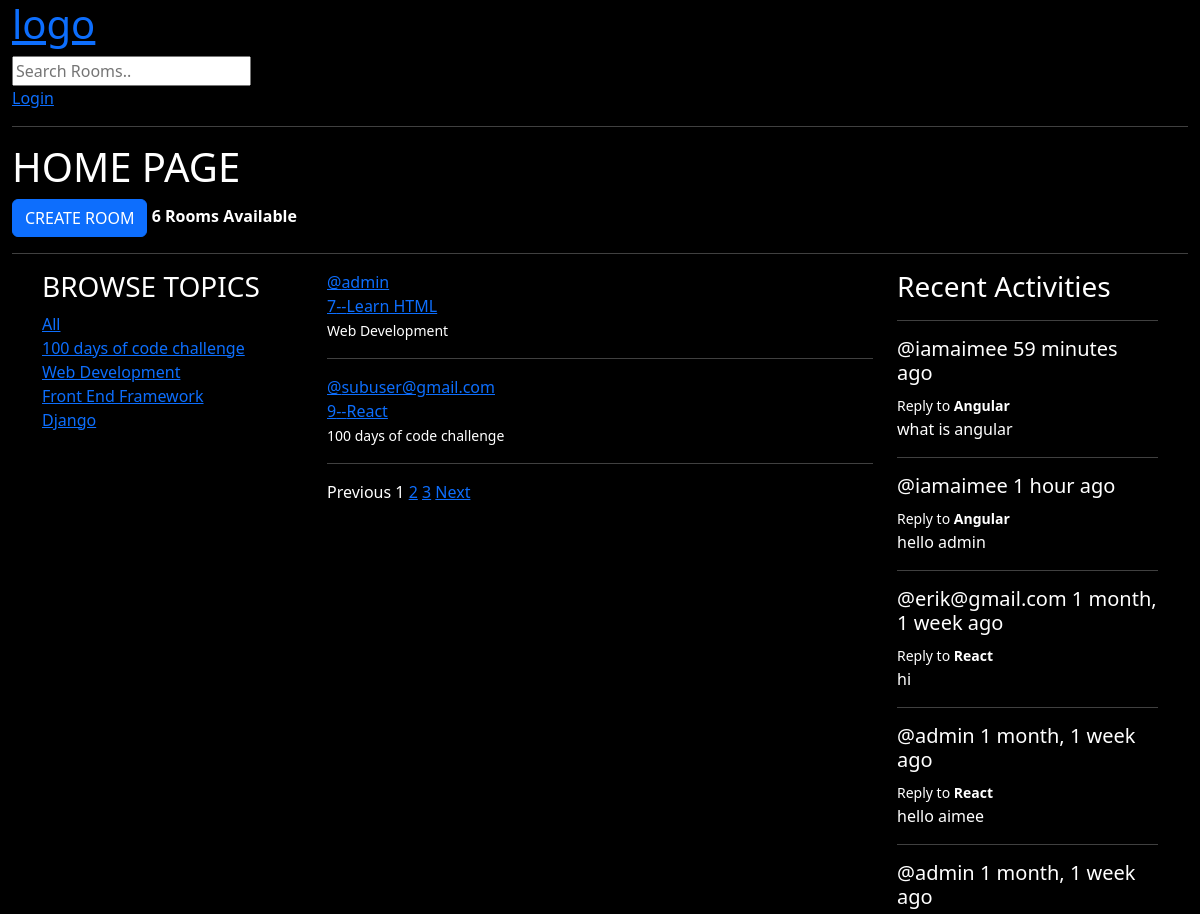
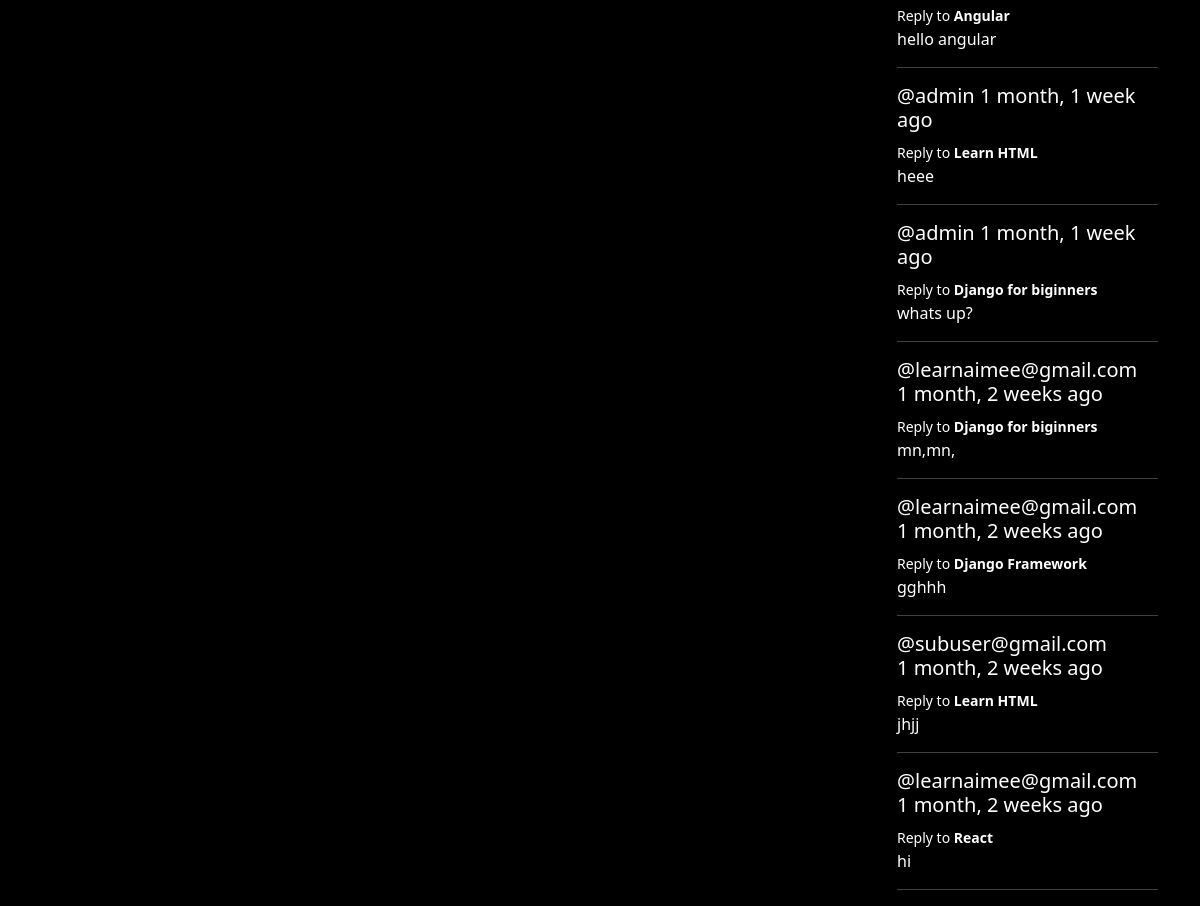
The page / on the database its author committed (2 pictures, top to bottom).
### base/models.py (models this page shows, shortened)
class Topic(models.Model):
    name = models.CharField(max_length=200)

class Room(models.Model):
    host= models.ForeignKey(User,on_delete=models.SET_NULL,null=True)
    topic = models.ForeignKey(Topic,on_delete=models.SET_NULL,null=True)
    name = models.CharField(max_length=200)
    description = models.TextField(null=True,blank=True)
    participants=models.ManyToManyField(User,related_name='participants',blank=True)
    updated= models.DateTimeField(auto_now=True)    # every save
    created =models.DateTimeField(auto_now_add=True)# first save
    class Meta:
        ordering =["-updated","-created"]
    def __str__(self):
        return self.name

class Messages(models.Model):
    user = models.ForeignKey(User,on_delete=models.CASCADE)
    room = models.ForeignKey(Room,on_delete=models.CASCADE)
    body =models.TextField()
    updated = models.DateTimeField(auto_now=True)  # every save
    created = models.DateTimeField(auto_now_add=True)  # first save

### base/views.py (the view)
# urls.py: path('',views.home,name="home"),
def home(request):
    q=request.GET.get('q') if request.GET.get('q')!=None else ''
    rooms = Room.objects.filter(
        Q(topic__name__icontains=q) |
        Q(name__icontains=q) |
        Q(description__icontains=q)
    )
    paginator = Paginator(rooms, 2)  # posts per page
    page = request.GET.get('page')
    try:
        queryset = paginator.page(page)
    except PageNotAnInteger:
        queryset = paginator.page(1)
    except EmptyPage:
        queryset = paginator.page(paginator.num_pages)
    topics =Topic.objects.all()
    room_count = rooms.count()
    room_msgs = Messages.objects.filter(Q(room__topic__name__icontains=q)).order_by('-created')
    context = {'rooms':queryset,'topics':topics,'room_count':room_count,'room_msgs':room_msgs}
    return render(request,"./base/home.html",context)

### templates/base/home.html
{% extends '../main.html' %}
{% block content %}
<div class="container-fluid">
  <h1>HOME PAGE</h1>
    <a  class="btn btn-primary" href="{% url 'create-room'%}">CREATE ROOM</a>
    <span><b>{{room_count}} Rooms Available</b></span>
<hr>
</div>
<div class="container">
    <div class="row">
        <div class="col-md-3">
         {% include './topics_component.html' %}
        </div>
        <div class="col-md-6">
       {% include './rooms_component.html' %}
        </div>
        <div class="col-md-3">
          {% include './activity_component.html' %}
        </div>
    </div>
</div>
{% endblock %}

### templates/base/topics_component.html
<div>
<h3>BROWSE TOPICS</h3>
<a href="{% url 'home' %}">All</a>
{% for topic in topics %}
<div>
<a href="{% url 'home' %}?q={{topic.name}}">{{topic.name}}</a>
</div>
{% endfor %}
</div>

### templates/base/rooms_component.html (shortened to what this page needs)
<div>
{% for room in rooms %}
<div>
<span><a href="{% url 'profile' room.host.id %} ">@{{room.host.username}}</a></span>
<br>
<a type="button" class="pst-group-item pst-group-item-action">
{{room.id}}--<a href="{% url 'room' room.id %}">{{room.name}}</a>
</a>
<br>
<small>{{room.topic.name}}</small>
<br>
<hr>
</div>
{% endfor %}
</div>
     <div>
        {% if rooms.has_previous %}
         <a href="?page={{ rooms.previous_page_number }}">Previous</a>
        {% else %}
        <a>Previous</a>
        {% endif %}
        {% for i in rooms.paginator.page_range %}
        {% if rooms.number == i %}
        <span>{{ i }} </span>
        {% else %}
        <a href="?page={{ i }}">{{ i }}</a>
        {% endif %}
        {% endfor %}
        {% if rooms.has_next %}
        <a href="?page={{ rooms.next_page_number }}">Next</a>
        {% else %}
       <a >Next</a>
        {% endif %}
     </div>

### templates/base/activity_component.html (shortened to what this page needs)
<div>
<h3>Recent Activities</h3>
<hr>
{% for msg in room_msgs%}
<div>
    <h5>@{{msg.user}}  {{msg.created|timesince}} ago</h5>
    <small>Reply to <strong>{{msg.room}}</strong></small>
    <p>{{msg.body}}</p>
</div>
<hr>
{% endfor %}
</div>

### static/styles/main.css (style rules this page uses)
body { background-color:black; color: white; }

### rows shown on the page
Topic: name "100 days of code challenge"
Topic: name "Web Development"
Topic: name "Front End Framework"
Topic: name "Django"
Room: host.username "admin", id "7", name "Learn HTML", topic.name "Web Development"
Room: host.username "subuser@gmail.com", id "9", name "React", topic.name "100 days of code challenge"
Messages: user "iamaimee", created "59 minutes", room "Angular", body "what is angular"
Messages: user "iamaimee", created "1 hour", room "Angular", body "hello admin"
Messages: user "erik@gmail.com", created "1 month, 1 week", room "React", body "hi"
Messages: user "admin", created "1 month, 1 week", room "React", body "hello aimee"
Messages: user "admin", created "1 month, 1 week", room "Angular", body "hello angular"
Messages: user "admin", created "1 month, 1 week", room "Learn HTML", body "heee"
Messages: user "admin", created "1 month, 1 week", room "Django for biginners", body "whats up?"
Messages: user "learnaimee@gmail.com", created "1 month, 2 weeks", room "Django for biginners", body "mn,mn,"
Messages: user "learnaimee@gmail.com", created "1 month, 2 weeks", room "Django Framework", body "gghhh"
Messages: user "subuser@gmail.com", created "1 month, 2 weeks", room "Learn HTML", body "jhjj"
Messages: user "learnaimee@gmail.com", created "1 month, 2 weeks", room "React", body "hi"

### other values the page prints
{{ room_count }} "6"
{{ i }} "1"
{{ i }} "2" "3"
